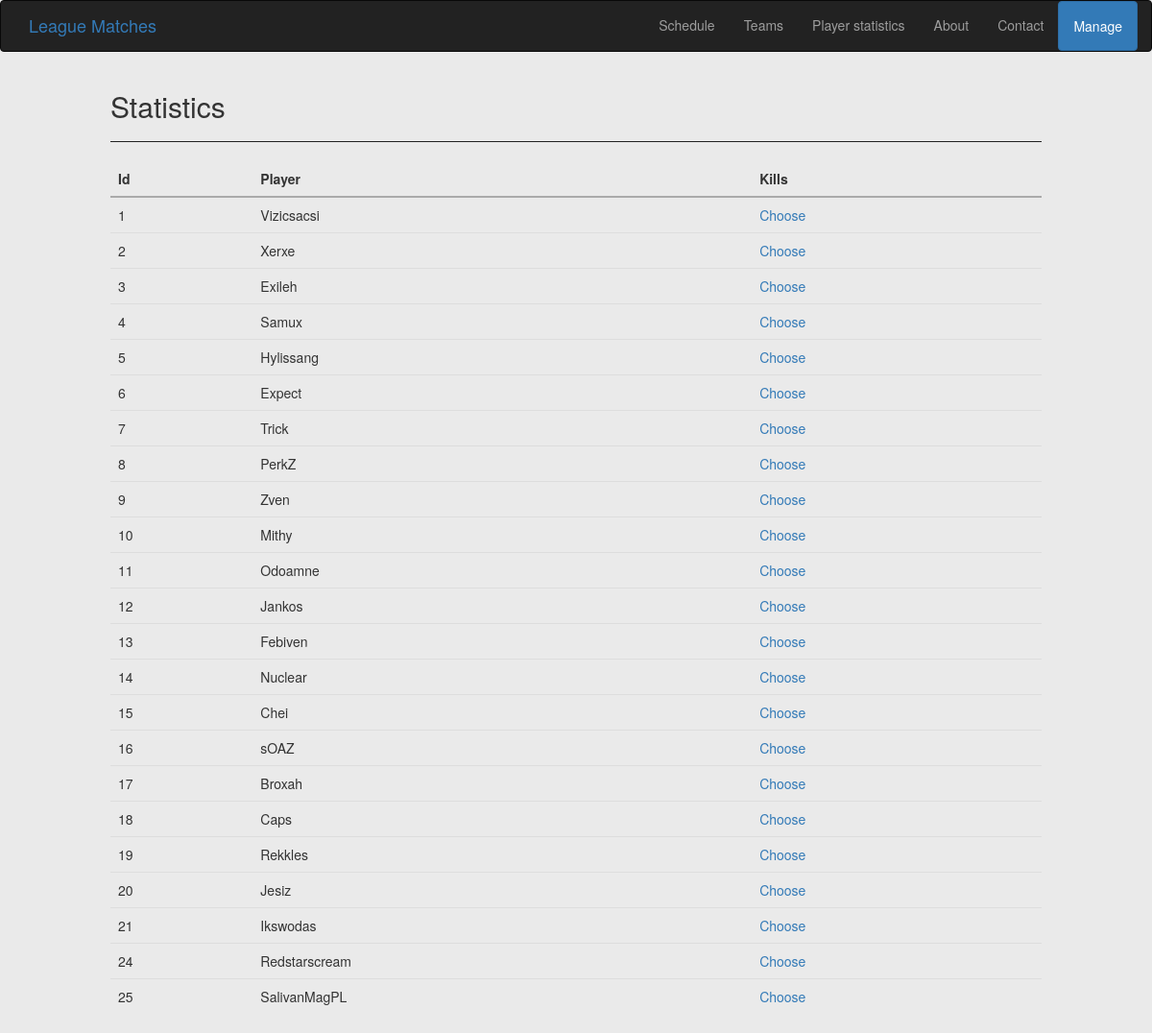
Page /stat/ on the committed database.
### game/models.py (models this page shows, shortened)
class Player(models.Model):
    name = models.CharField(max_length=20)
    surname = models.CharField(max_length=30)
    nickname = models.CharField(max_length=20)
    team = models.ForeignKey(Team)

### game/views.py (the view)
# urls.py: url(r'^stat/$', views.stat, name="stat"),
def stat(request):
    players = Player.objects.all()
    return render_to_response('stat.html', {'players' : players})

### game/templates/stat.html
{% extends "base.html" %}
{% block content %}
    <h2>Statistics</h2>
    <hr>
    <table class="table table-responsive">
        <thead>
            <tr>
                <th>Id</th>
                <th>Player</th>
                <th>Kills</th>
            </tr>
        </thead>
        <tbody>
            {% for p in players %}
                <tr>
                    <td>{{ p.id }}</td>
                    <td>{{ p.nickname }}</td>
                    <td><a href="{% url 'game:stat2' p.id %}">Choose</a></td>
                </tr>
            {% endfor %}
        </tbody>
    </table>
{% endblock %}

### static/css/style.css (style rules this page uses)
body { background-color: #eaeaea; }
hr { border-top: 1px solid #222222; }
.table>thead>tr>th { border-color: #aaaaaa; }

### rows in the picture
Player: id "1", nickname "Vizicsacsi"
Player: id "2", nickname "Xerxe"
Player: id "3", nickname "Exileh"
Player: id "4", nickname "Samux"
Player: id "5", nickname "Hylissang"
Player: id "6", nickname "Expect"
Player: id "7", nickname "Trick"
Player: id "8", nickname "PerkZ"
Player: id "9", nickname "Zven"
Player: id "10", nickname "Mithy"
Player: id "11", nickname "Odoamne"
Player: id "12", nickname "Jankos"
Player: id "13", nickname "Febiven"
Player: id "14", nickname "Nuclear"
Player: id "15", nickname "Chei"
Player: id "16", nickname "sOAZ"
Player: id "17", nickname "Broxah"
Player: id "18", nickname "Caps"
Player: id "19", nickname "Rekkles"
Player: id "20", nickname "Jesiz"
Player: id "21", nickname "Ikswodas"
Player: id "24", nickname "Redstarscream"
Player: id "25", nickname "SalivanMagPL"
